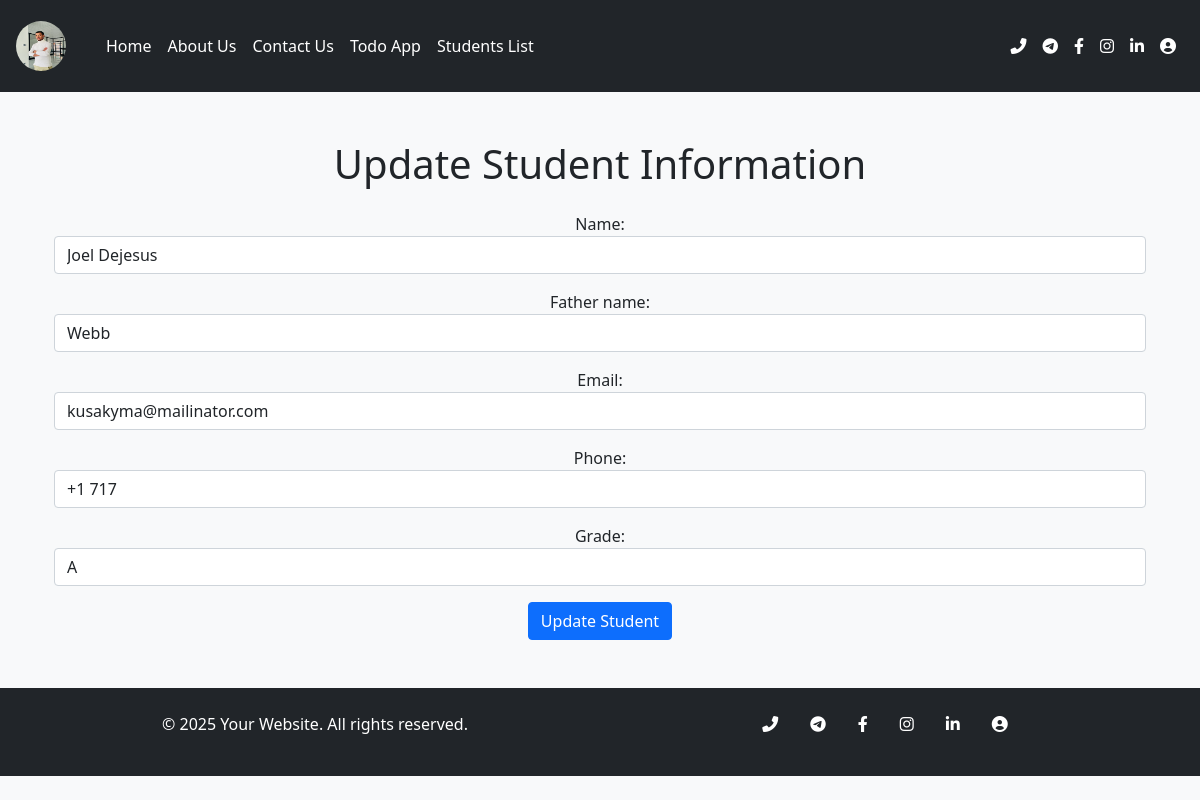
The page /apps/edit/3 on the database its author committed.
### myapp/models.py (models this page shows, shortened)
class Student(models.Model):
    name = models.CharField(max_length=30)
    father_name = models.CharField(max_length=30)
    email = models.EmailField()
    phone = models.CharField(max_length=10)
    grade = models.CharField(max_length=2)

### myapp/views.py (the view)
# urls.py: path('edit/<student_id>', views.edit_student, name='edit_student'),
def edit_student(request, student_id):
    student = Student.objects.get(id=student_id)
    if request.method == 'POST':
        form = StudentForm(request.POST, instance=student)
        if form.is_valid():
            form.save()
            messages.success(request, 'Student data updated successfully')
            return redirect('student')
    else:
        form = StudentForm(instance=student)
    context = {'form': form}
    return render(request, 'edit_student.html', context)

### myapp/forms.py
class StudentForm(forms.ModelForm):
    class Meta:
        model = Student
        fields = '__all__'
        widgets = {
            'name': forms.TextInput(attrs={'class': 'form-control'}),
            'father_name': forms.TextInput(attrs={'class': 'form-control'}),
            'age': forms.NumberInput(attrs={'class': 'form-control'}),
            'email': forms.EmailInput(attrs={'class': 'form-control'}),
            'phone': forms.TextInput(attrs={'class': 'form-control'}),
            'grade': forms.TextInput(attrs={'class': 'form-control'}),
        }

### myapp/templates/edit_student.html (shortened to what this page needs)
{% extends "base.html" %}
{% block content %}
<div class="container mt-5">
    <h1 class="text-center mb-4">Update Student Information</h1>
    <form class="mb-5" method="POST">
        {{ form.as_p }}
        <button type="submit" class="btn btn-primary">Update Student</button>
    </form>
</div>
{% endblock %}

### rows shown on the page
Student: name "Joel Dejesus", father_name "Webb", email "kusakyma@mailinator.com", phone "+1 717", grade "A"
